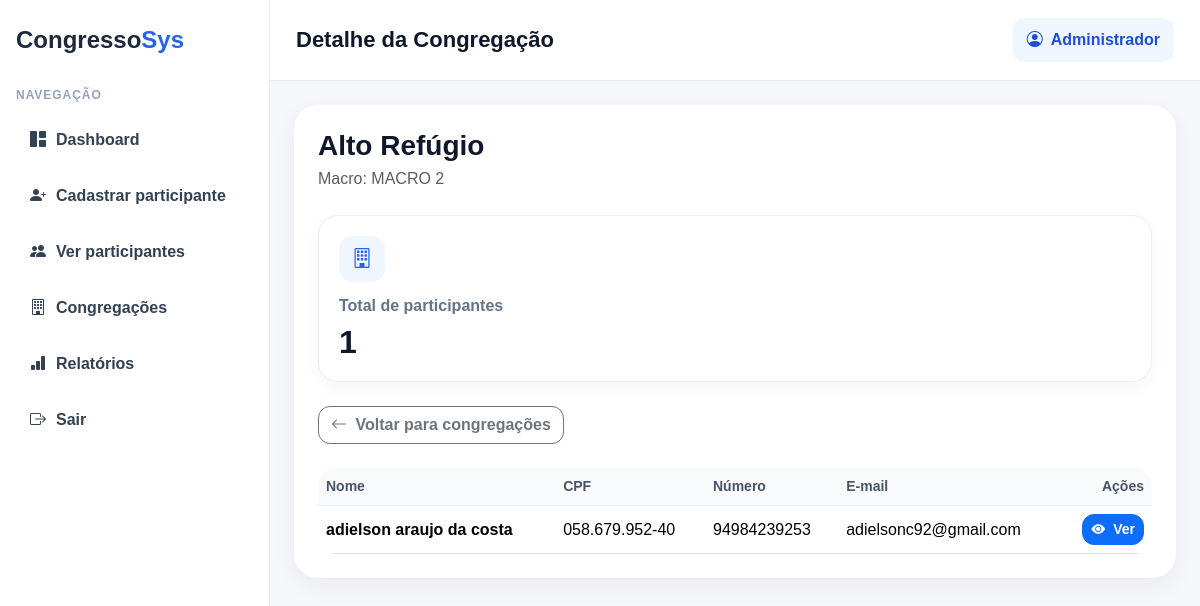
Screenshot of /congregacoes/Alto-Refúgio (signed in) with the database file from the repository.
### tables this page shows
CREATE TABLE congregacoes (
            id INTEGER PRIMARY KEY AUTOINCREMENT,
            nome TEXT,
            macro_id INTEGER,
            UNIQUE(nome, macro_id),
            FOREIGN KEY (macro_id) REFERENCES macros(id)
        );

CREATE TABLE macros (
            id INTEGER PRIMARY KEY AUTOINCREMENT,
            nome TEXT UNIQUE
        );

CREATE TABLE participantes (
            id INTEGER PRIMARY KEY AUTOINCREMENT,
            nome_completo TEXT,
            data_nascimento TEXT,
            cpf TEXT UNIQUE,
            email TEXT,
            numero TEXT,
            nome_mae TEXT,
            congregacao TEXT
        );

### app.py (the view)
@app.route("/congregacoes/<nome_slug>")
def detalhe_congregacao(nome_slug):
    if "user_id" not in session:
        return redirect("/login")
    nome_congregacao = nome_slug.replace("-", " ")
    conn = get_db()
    participantes_da_congregacao = conn.execute("""
        SELECT * FROM participantes
        WHERE congregacao = ?
        ORDER BY nome_completo ASC
    """, (nome_congregacao,)).fetchall()
    congregacao_info = conn.execute("""
        SELECT congregacoes.nome, macros.nome AS macro_nome
        FROM congregacoes
        JOIN macros ON macros.id = congregacoes.macro_id
        WHERE congregacoes.nome = ?
    """, (nome_congregacao,)).fetchone()
    conn.close()
    if not congregacao_info:
        return "Congregação não encontrada."
    return render_template(
        "detalhe_congregacao.html",
        congregacao=congregacao_info["nome"],
        macro=congregacao_info["macro_nome"],
        participantes=participantes_da_congregacao
    )

### app.py (called while the page is built)
def get_db():
    conn = sqlite3.connect(DB_PATH)
    conn.row_factory = sqlite3.Row
    return conn

### templates/detalhe_congregacao.html (shortened to what this page needs)
{% extends "base.html" %}
{% block page_title %}Detalhe da Congregação{% endblock %}
{% block page_content %}
<div class="mb-4">
    <h3 class="mb-1 fw-bold">{{ congregacao }}</h3>
    <p class="text-muted mb-0">Macro: {{ macro }}</p>
</div>
<div class="stat-card mb-4">
    <div class="icon">
        <i class="bi bi-building"></i>
    </div>
    <h6>Total de participantes</h6>
    <h2>{{ participantes|length }}</h2>
</div>
<div class="d-flex gap-2 mb-4">
    <a href="/congregacoes" class="btn btn-outline-secondary">
        <i class="bi bi-arrow-left me-1"></i> Voltar para congregações
    </a>
</div>
<div class="table-responsive table-modern">
    <table class="table table-hover align-middle mb-0">
        <thead>
            <tr>
                <th>Nome</th>
                <th>CPF</th>
                <th>Número</th>
                <th>E-mail</th>
                <th class="text-end">Ações</th>
            </tr>
        </thead>
        <tbody>
            {% for p in participantes %}
            <tr>
                <td class="fw-semibold">{{ p.nome_completo }}</td>
                <td>{{ p.cpf }}</td>
                <td>{{ p.numero }}</td>
                <td>{{ p.email }}</td>
                <td class="text-end">
                    <a href="/participantes/{{ p.id }}" class="btn btn-sm btn-primary">
                        <i class="bi bi-eye-fill me-1"></i> Ver
                    </a>
                </td>
            </tr>
            {% endfor %}
        </tbody>
    </table>
</div>
{% endblock %}

### templates/base.html (style rules this page uses)
body { background: #f5f7fb; font-family: Arial, sans-serif; margin: 0; color: #0f172a; }
.stat-card { background: #fff; border: 1px solid #e9edf5; border-radius: 20px; padding: 20px; box-shadow: 0 6px 18px rgba(15, 23, 42, 0.04); height: 100%; transition: transform 0.18s ease, box-shadow 0.18s ease; }
.stat-card .icon { width: 46px; height: 46px; border-radius: 14px; display: flex; align-items: center; justify-content: center; background: #eff6ff; color: #2563eb; font-size: 20px; margin-bottom: 14px; }
.stat-card h6 { color: #64748b; margin-bottom: 8px; font-weight: 600; }
.stat-card h2 { margin: 0; color: #0f172a; font-weight: 700; }
.table-modern { border-radius: 18px; overflow: hidden; }
.table-modern thead th { background: #f8fafc; color: #475569; border-bottom: 1px solid #e9edf5; font-size: 14px; font-weight: 700; }
.table-modern td { vertical-align: middle; }
.btn-primary, .btn-success, .btn-warning, .btn-danger, .btn-outline-secondary, .btn-outline-dark { border-radius: 12px; font-weight: 600; }

### rows the page displays
congregacoes: nome "Alto Refúgio"
macros: nome "MACRO 2"
participantes: nome_completo "adielson araujo da costa", cpf "058.679.952-40", numero "94984239253", email "adielsonc92@gmail.com"

### other values shown
{{ session.get("nome", "Usuário") }} "Administrador"
{{ participantes|length }} "1"
